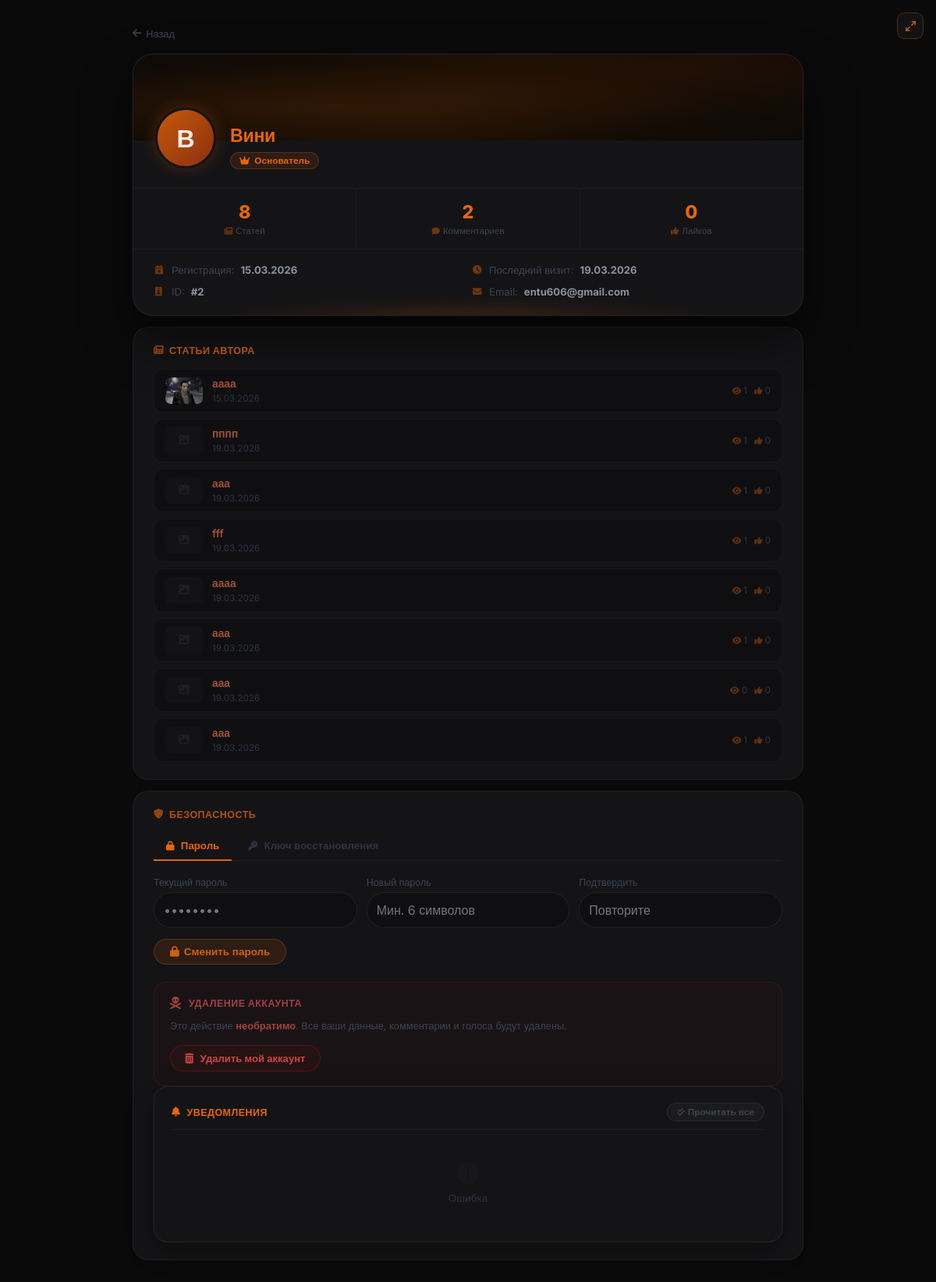
Screenshot of /profile/Вини (signed in) with the database file from the repository.
### models.py (models this page shows, shortened)
class User(db.Model, UserMixin):
    __tablename__ = 'users'
    id             = db.Column(db.Integer, primary_key=True)
    username       = db.Column(db.String(80),  unique=True, nullable=False)
    email          = db.Column(db.String(120), unique=True, nullable=False)
    password_hash  = db.Column(db.String(256), nullable=False)
    role           = db.Column(db.Integer, default=0)
    created_at     = db.Column(db.DateTime, default=datetime.utcnow)   # дата регистрации
    last_seen      = db.Column(db.DateTime, default=datetime.utcnow)
    banned_until   = db.Column(db.DateTime, nullable=True)
    ban_reason     = db.Column(db.String(500), nullable=True)
    banned_by_id   = db.Column(db.Integer, db.ForeignKey('users.id'), nullable=True)
    recovery_key   = db.Column(db.String(256), nullable=True)
    avatar         = db.Column(db.String(300), nullable=True)
    terms_agreed   = db.Column(db.Boolean, default=False)
    privacy_agreed = db.Column(db.Boolean, default=False)
    articles       = db.relationship('Article',  backref='author',     lazy='dynamic', foreign_keys='Article.author_id')
    comments       = db.relationship('Comment',  backref='author',     lazy='dynamic', foreign_keys='Comment.author_id')
    votes          = db.relationship('Vote',     backref='user',       lazy='dynamic')
    extra_pages    = db.relationship('ExtraPage', backref='author',    lazy='dynamic', foreign_keys='ExtraPage.author_id')
    comment_reactions = db.relationship('CommentReaction', backref='user', lazy='dynamic')
    def is_banned(self):
        if self.banned_until and self.banned_until > datetime.utcnow():
            return True
        return False

class Article(db.Model):
    __tablename__ = 'articles'
    id          = db.Column(db.Integer, primary_key=True)
    title       = db.Column(db.String(300), nullable=False)
    preview     = db.Column(db.Text, nullable=True)       # краткое описание
    content     = db.Column(db.Text, nullable=False)
    image       = db.Column(db.String(500), nullable=True)  # URL изображения (старый способ)
    image_file  = db.Column(db.String(300), nullable=True)  # имя файла загруженного изображения
    video_url   = db.Column(db.String(500), nullable=True)  # ссылка на YouTube
    video_file  = db.Column(db.String(300), nullable=True)  # загруженный видео-файл
    category    = db.Column(db.String(50), default='article')
    views       = db.Column(db.Integer, default=0)
    likes       = db.Column(db.Integer, default=0)
    dislikes    = db.Column(db.Integer, default=0)
    created_at  = db.Column(db.DateTime, default=datetime.utcnow)
    updated_at  = db.Column(db.DateTime, default=datetime.utcnow, onupdate=datetime.utcnow)
    author_id   = db.Column(db.Integer, db.ForeignKey('users.id'), nullable=False)
    game_id     = db.Column(db.Integer, db.ForeignKey('games.id'), nullable=True)
    comments    = db.relationship('Comment',      backref='article', lazy='dynamic',
                                  cascade='all, delete-orphan')
    votes       = db.relationship('Vote',         backref='article', lazy='dynamic',
                                  cascade='all, delete-orphan')
    extra_pages = db.relationship('ExtraPage',    backref='article', lazy='dynamic',
                                  cascade='all, delete-orphan')
    dropdown_items = db.relationship('DropdownItem', backref='article', lazy='dynamic',
                                     cascade='all, delete-orphan', order_by='DropdownItem.order')
    article_views  = db.relationship('ArticleView',  backref='article', lazy='dynamic',
                                     cascade='all, delete-orphan')
    def get_image_url(self):
        if self.image_file:
            return f'/static/uploads/{self.image_file}'
        if self.image:
            return self.image
        return None

### app.py (the view)
@app.route('/profile/<username>')
def profile(username):
    user = User.query.filter_by(username=username).first_or_404()
    can_see_email = (current_user.is_authenticated and
                     (current_user.id == user.id or current_user.role >= 3))
    return render_template('profile.html', user=user, can_see_email=can_see_email)

### app.py (called while the page is built)
@login_manager.user_loader
def load_user(user_id):
    return User.query.get(int(user_id))

@app.before_request
def update_last_seen():
    if current_user.is_authenticated:
        current_user.last_seen = datetime.utcnow()
        db.session.commit()

@app.after_request
def add_security_headers(response):
    response.headers['X-Content-Type-Options'] = 'nosniff'
    response.headers['X-Frame-Options']        = 'DENY'
    response.headers['X-XSS-Protection']       = '1; mode=block'
    response.headers.pop('Server', None)
    response.headers.pop('X-Powered-By', None)
    return response

### templates/profile.html (shortened to what this page needs)
{% extends "base.html" %}
{% block content %}
<div class="profile-outer">
<div class="profile-inner">
    <a onclick="history.length > 1 ? history.back() : window.location='{{ url_for('forum') }}'; return false;" href="{{ url_for('forum') }}" class="back-link">
        <i class="fas fa-arrow-left"></i> Назад
    </a>
    <div class="profile-main-card">
        <div class="profile-banner"></div>
        <div class="profile-info-row">
            <label class="profile-avatar" {% if user.id == current_user.id %}for="avatarFileQuick" title="Сменить аватарку"{% endif %}>
                {% if user.avatar %}
                    <img src="{{ user.avatar }}" alt="{{ user.username }}">
                {% else %}
                    {{ user.username[0] }}
                {% endif %}
            </label>
            <div class="profile-name-block">
                <div class="profile-username">{{ user.username }}</div>
                {% set role_names = {0: ('Участник', 'fas fa-user'), 1: ('Модератор', 'fas fa-shield-alt'), 2: ('Редактор', 'fas fa-pen'), 3: ('Ст. Модератор', 'fas fa-user-shield'), 4: ('Основатель', 'fas fa-crown')} %}
                {% set rname, ricon = role_names.get(user.role, ('Участник', 'fas fa-user')) %}
                <div class="role-badge role-{{ user.role }}"><i class="{{ ricon }}"></i> {{ rname }}</div>
            </div>
        </div>
        <div class="profile-stats">
            <div class="stat-box">
                <span class="stat-num">{{ user.articles.count() }}</span>
                <div class="stat-lbl"><i class="fas fa-newspaper"></i> Статей</div>
            </div>
            <div class="stat-box">
                <span class="stat-num">{{ user.comments.count() }}</span>
                <div class="stat-lbl"><i class="fas fa-comment"></i> Комментариев</div>
            </div>
            <div class="stat-box">
                <span class="stat-num">{% set tl = namespace(v=0) %}{% for art in user.articles %}{% set tl.v = tl.v + art.likes %}{% endfor %}{{ tl.v }}</span>
                <div class="stat-lbl"><i class="fas fa-thumbs-up"></i> Лайков</div>
            </div>
        </div>
        <div class="profile-details">
            <div class="detail-row"><i class="fas fa-calendar-plus"></i> Регистрация: <strong>{% if user.created_at %}{{ user.created_at.strftime('%d.%m.%Y') }}{% else %}—{% endif %}</strong></div>
            <div class="detail-row"><i class="fas fa-clock"></i> Последний визит: <strong>{% if user.last_seen %}{{ user.last_seen.strftime('%d.%m.%Y') }}{% else %}—{% endif %}</strong></div>
            <div class="detail-row"><i class="fas fa-id-badge"></i> ID: <strong>#{{ user.id }}</strong></div>
            {% if current_user.is_authenticated and (current_user.id == user.id or current_user.role >= 3) %}
            <div class="detail-row"><i class="fas fa-envelope"></i> Email: <strong>{{ user.email }}</strong></div>
            {% endif %}
        </div>
    </div>
    {% if user.articles.count() > 0 %}
    <div class="sub-card">
        <div class="sub-title"><i class="fas fa-newspaper"></i> Статьи автора</div>
        {% for art in user.articles.limit(10) %}
        <a href="{{ url_for('article', article_id=art.id) }}" class="art-item">
            {% if art.get_image_url() %}
                <img src="{{ art.get_image_url() }}" class="art-thumb" alt="">
            {% else %}
                <div class="art-thumb-ph"><i class="fas fa-image" style="font-size:0.85rem;"></i></div>
            {% endif %}
            <div style="flex:1; min-width:0; position:relative; z-index:1;">
                <div class="art-title-text">{{ art.title }}</div>
                <div class="art-date">{{ art.created_at.strftime('%d.%m.%Y') }}</div>
            </div>
            <div class="art-stats" style="position:relative; z-index:1;">
                <span><i class="fas fa-eye"></i> {{ art.views }}</span>
                <span><i class="fas fa-thumbs-up"></i> {{ art.likes }}</span>
            </div>
        </a>
        {% endfor %}
    </div>
    {% endif %}
    {% if current_user.is_authenticated and current_user.id == user.id %}
    <div class="sub-card">
        <div class="sub-title"><i class="fas fa-shield-alt"></i> Безопасность</div>
        <div class="sec-tabs">
            <div class="sec-tab active" onclick="switchTab('panel-pw', this)"><i class="fas fa-lock" style="margin-right:5px;font-size:0.75rem;"></i> Пароль</div>
            <div class="sec-tab" onclick="switchTab('panel-key', this)"><i class="fas fa-key" style="margin-right:5px;font-size:0.75rem;"></i> Ключ восстановления</div>
        </div>
        <div class="sec-panel active" id="panel-pw">
            <form method="POST" action="{{ url_for('change_password') }}">
                <div style="display:grid; grid-template-columns:1fr 1fr 1fr; gap:12px; margin-bottom:14px;">
                    <div><label class="settings-label">Текущий пароль</label><input type="password" name="current_password" class="settings-input" required placeholder="••••••••"></div>
                    <div><label class="settings-label">Новый пароль</label><input type="password" name="new_password" class="settings-input" required placeholder="Мин. 6 символов"></div>
                    <div><label class="settings-label">Подтвердить</label><input type="password" name="confirm_password" class="settings-input" required placeholder="Повторите"></div>
                </div>
                <button type="submit" class="settings-submit"><i class="fas fa-lock"></i> Сменить пароль</button>
            </form>
        </div>
        <div style="margin-top:22px;padding:18px 20px;background:rgba(140,25,25,0.06);border:1px solid rgba(180,30,30,0.18);border-radius:16px;">
            <div style="display:flex;align-items:center;gap:10px;margin-bottom:12px;">
                <i class="fas fa-skull-crossbones" style="color:#a04040;font-size:1rem;"></i>
                <span style="color:#a04040;font-size:0.78rem;font-weight:800;text-transform:uppercase;letter-spacing:.5px;">Удаление аккаунта</span>
            </div>
            <div style="color:#3d4350;font-size:0.8rem;line-height:1.6;margin-bottom:14px;">
                Это действие <strong style="color:#a04040;">необратимо</strong>. Все ваши данные, комментарии и голоса будут удалены.
            </div>
            <button onclick="document.getElementById('deleteModal').classList.add('active')"
                    style="background:rgba(140,25,25,0.1);border:1px solid rgba(180,30,30,0.3);color:#cc4444;padding:8px 18px;border-radius:20px;font-size:0.82rem;font-weight:700;cursor:pointer;font-family:inherit;transition:all .2s;"
                    onmouseover="this.style.background='rgba(140,25,25,0.2)'" onmouseout="this.style.background='rgba(140,25,25,0.1)'">
                <i class="fas fa-trash-alt" style="margin-right:5px;"></i> Удалить мой аккаунт
            </button>
        </div>
    {% endif %}
{% if user.id == current_user.id %}
<div class="notif-section">
    <div class="notif-header">
        <h3 class="notif-title"><i class="fas fa-bell"></i> Уведомления<span class="notif-badge" id="notifUnreadBadge" style="display:none;">0</span></h3>
        <button class="notif-mark-all" onclick="markAllRead()"><i class="fas fa-check-double" style="font-size:0.68rem;margin-right:4px;"></i>Прочитать все</button>
    </div>
    <div class="notif-list" id="notifList"><div class="notif-loading"></div></div>
</div>
{% endif %}
</div>
</div>
{% endblock %}

### templates/base.html (style rules this page uses)
* { margin:0; padding:0; box-sizing:border-box; }
body { background:#0a0a0b; color:#f0f0f0; font-family:'Inter',sans-serif; min-height:100vh; display:flex; justify-content:center; align-items:center; padding:20px; }
label { display:block; margin-bottom:5px; color:#aaa; }
input[type="text"], input[type="email"], input[type="password"], select { width:100%; padding:12px; background:#0f0f11; border:1px solid rgba(255,255,255,0.07); border-radius:30px; color:#fff; font-size:1rem; }

### rows the page displays
User: username "В", username "Вини", created_at "15.03.2026", last_seen "19.03.2026", id "2", email "entu606@gmail.com"
Article: get_image_url (picture), title "аааа", created_at "15.03.2026", views "1", likes "0"
Article: title "пппп", created_at "19.03.2026", views "1", likes "0"
Article: title "ааа", created_at "19.03.2026", views "1", likes "0"
Article: title "fff", created_at "19.03.2026", views "1", likes "0"
Article: title "аааа", created_at "19.03.2026", views "1", likes "0"
Article: title "ааа", created_at "19.03.2026", views "1", likes "0"
Article: title "ааа", created_at "19.03.2026", views "0", likes "0"
Article: title "ааа", created_at "19.03.2026", views "1", likes "0"

### other values shown
{{ rname }} "Основатель"
{{ user.articles.count() }} "8"
{{ user.comments.count() }} "2"
{{ tl.v }} "0"
